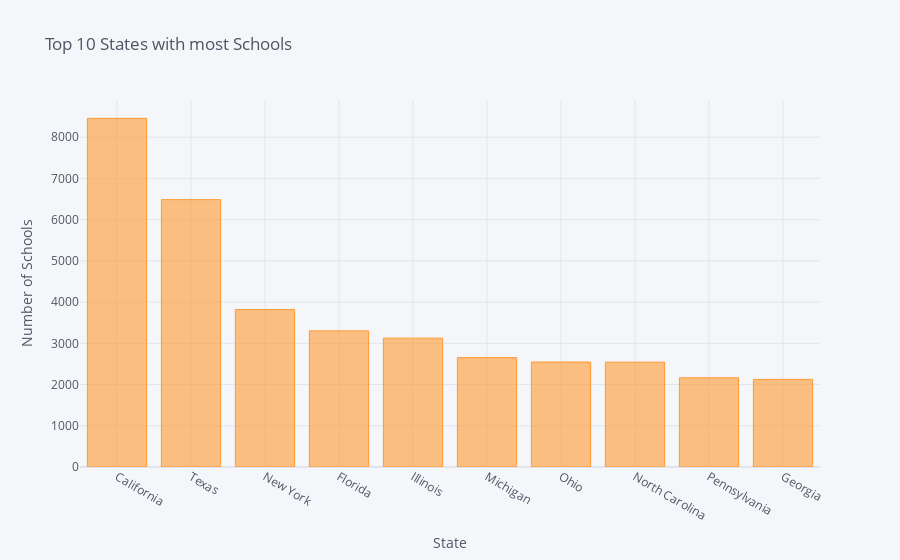

The code cell stored with this chart in its notebook:
### Code cell
s.iplot(kind='bar', xTitle='State', yTitle='Number of Schools', title='Top 10 States with most Schools')

### Figure 1 — Plotly figure (JSON) as saved in the notebook; plotly's stock layout.template omitted (floating-point values rounded to 4 significant figures)
{"data": [{"marker": {"color": "rgba(255, 153, 51, 0.6)", "line": {"color": "rgba(255, 153, 51, 1.0)", "width": 1}}, "name": "School State", "orientation": "v", "text": "", "type": "bar", "x": ["California", "Texas", "New York", "Florida", "Illinois", "Michigan", "Ohio", "North Carolina", "Pennsylvania", "Georgia"], "y": [8457, 6485, 3819, 3302, 3126, 2653, 2546, 2543, 2163, 2125]}], "layout": {"legend": {"bgcolor": "#F5F6F9", "font": {"color": "#4D5663"}}, "paper_bgcolor": "#F5F6F9", "plot_bgcolor": "#F5F6F9", "title": {"font": {"color": "#4D5663"}, "text": "Top 10 States with most Schools"}, "xaxis": {"gridcolor": "#E1E5ED", "showgrid": true, "tickfont": {"color": "#4D5663"}, "title": {"font": {"color": "#4D5663"}, "text": "State"}, "zerolinecolor": "#E1E5ED"}, "yaxis": {"gridcolor": "#E1E5ED", "showgrid": true, "tickfont": {"color": "#4D5663"}, "title": {"font": {"color": "#4D5663"}, "text": "Number of Schools"}, "zerolinecolor": "#E1E5ED"}}}
